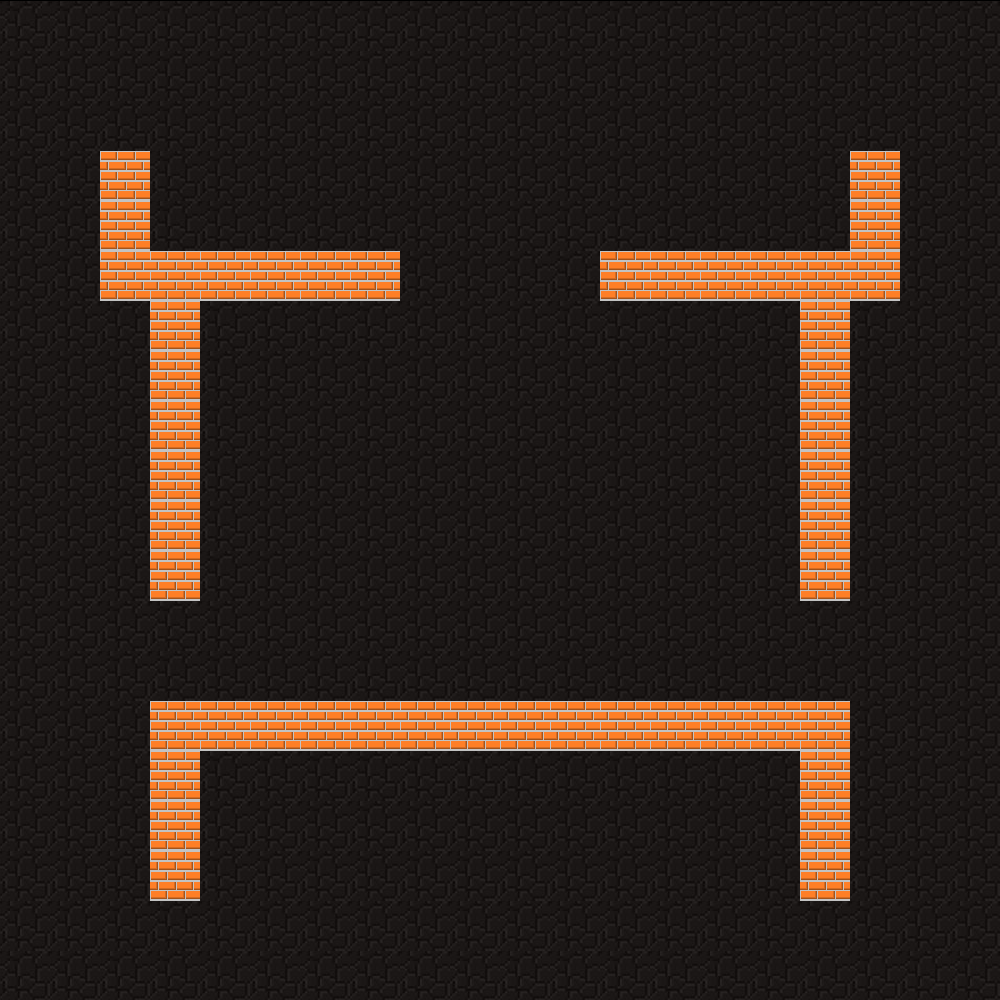

A level layout from a 2D game, rendered from its tile map. Below: a short description, then the map file with its tile-grid data intact:
An orthogonal 20x20 tile map with 50x50 px tiles, 1 tile layer (Слой тайлов 1), 2 tilesets.

<map version="1.9" tiledversion="1.9.2" orientation="orthogonal" renderorder="right-down" width="20" height="20" tilewidth="50" tileheight="50" infinite="0" nextlayerid="2" nextobjectid="1">
 <tileset firstgid="1" source="tile.tsx" />
 <tileset firstgid="2" name="Wall" tilewidth="50" tileheight="50" tilecount="1" columns="1">
  <image source="wall.png" width="50" height="50" />
 </tileset>
 <layer id="1" name="Слой тайлов 1" width="20" height="20" offsetx="0" offsety="1">
  <data encoding="csv">
1,1,1,1,1,1,1,1,1,1,1,1,1,1,1,1,1,1,1,1,
1,1,1,1,1,1,1,1,1,1,1,1,1,1,1,1,1,1,1,1,
1,1,1,1,1,1,1,1,1,1,1,1,1,1,1,1,1,1,1,1,
1,1,2,1,1,1,1,1,1,1,1,1,1,1,1,1,1,2,1,1,
1,1,2,1,1,1,1,1,1,1,1,1,1,1,1,1,1,2,1,1,
1,1,2,2,2,2,2,2,1,1,1,1,2,2,2,2,2,2,1,1,
1,1,1,2,1,1,1,1,1,1,1,1,1,1,1,1,2,1,1,1,
1,1,1,2,1,1,1,1,1,1,1,1,1,1,1,1,2,1,1,1,
1,1,1,2,1,1,1,1,1,1,1,1,1,1,1,1,2,1,1,1,
1,1,1,2,1,1,1,1,1,1,1,1,1,1,1,1,2,1,1,1,
1,1,1,2,1,1,1,1,1,1,1,1,1,1,1,1,2,1,1,1,
1,1,1,2,1,1,1,1,1,1,1,1,1,1,1,1,2,1,1,1,
1,1,1,1,1,1,1,1,1,1,1,1,1,1,1,1,1,1,1,1,
1,1,1,1,1,1,1,1,1,1,1,1,1,1,1,1,1,1,1,1,
1,1,1,2,2,2,2,2,2,2,2,2,2,2,2,2,2,1,1,1,
1,1,1,2,1,1,1,1,1,1,1,1,1,1,1,1,2,1,1,1,
1,1,1,2,1,1,1,1,1,1,1,1,1,1,1,1,2,1,1,1,
1,1,1,2,1,1,1,1,1,1,1,1,1,1,1,1,2,1,1,1,
1,1,1,1,1,1,1,1,1,1,1,1,1,1,1,1,1,1,1,1,
1,1,1,1,1,1,1,1,1,1,1,1,1,1,1,1,1,1,1,1
</data>
 </layer>
</map>